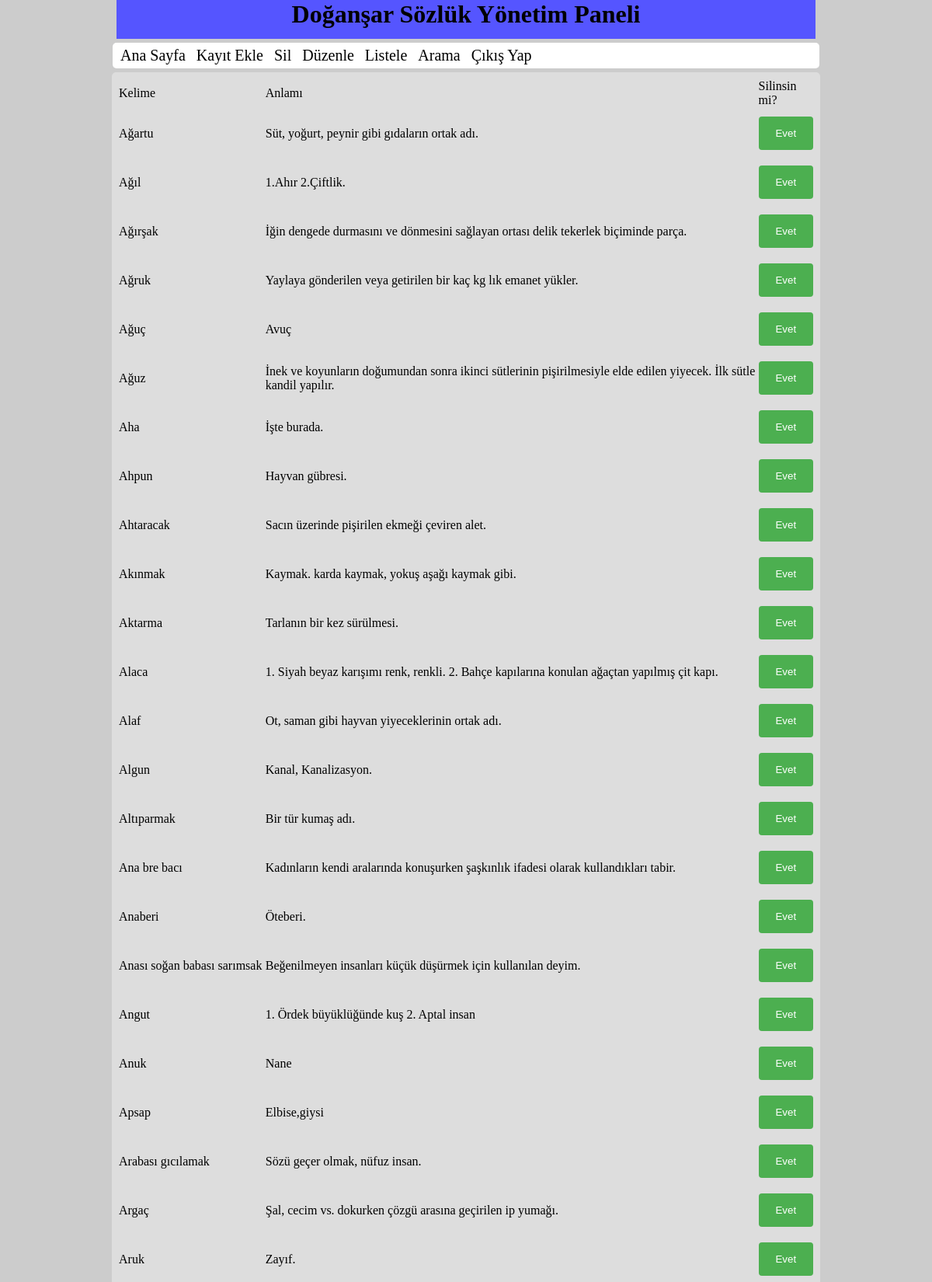
The app's page /yonetim.php?sayfa=sil (signed in, upper part) with its own data.
### tables this page shows
CREATE TABLE IF NOT EXISTS `icerik` (
  `pid` int(12) NOT NULL AUTO_INCREMENT,
  `kelime` varchar(123) NOT NULL,
  `anlam` varchar(250) NOT NULL,
  PRIMARY KEY (`pid`)
);

### sil.php (the view, shortened to what this page needs)
<?php
if ($_POST){
    $id=$_POST["pid"];
    $sor=mysql_query("delete from icerik where pid='$id'");
    if ($sor){
        echo "Kayıt silindi";
    }else{
	    echo "Kayıt Silinemedi";
    }
}else{
    $sorgu=mysql_query("select * from icerik order by kelime asc");
    echo '<table>';
    echo '<tr><td>Kelime</td><td>Anlamı</td><td>Silinsin mi?</td></tr>';
    $sayac=1;
    while($kayit=mysql_fetch_array($sorgu)){
	    echo '<form action="" method="post" name="form'.$sayac.'">';
    	echo '<tr>';
    	echo '<td>'.$kayit["kelime"].'</td>';
    	echo '<td>'.$kayit["anlam"].'</td>';
    	echo '<td><input type="submit" name="gonder" value="Evet"/></td>';
    	echo '</tr>';
    	echo '</form>';
        $sayac++;
    }
echo '</table>';
}
?>

### yonetim.php (shortened to what this page needs)
<!DOCTYPE html PUBLIC "-//W3C//DTD XHTML 1.0 Transitional//EN" "http://www.w3.org/TR/xhtml1/DTD/xhtml1-transitional.dtd">
<html xmlns="http://www.w3.org/1999/xhtml" xml:lang="en">
<head>
</head>
<body>
	<center><h1>Doğanşar Sözlük Yönetim Paneli</h1></center>
	<div id="menu">
		<a href="yonetim.php">Ana Sayfa</a>
		<a href="yonetim.php?sayfa=ekle">Kayıt Ekle</a>
		<a href="yonetim.php?sayfa=sil">Sil</a>
		<a href="yonetim.php?sayfa=duzenle">Düzenle</a>
		<a href="yonetim.php?sayfa=listele">Listele</a>
		<a href="yonetim.php?sayfa=arama">Arama</a>
		<a href="cikisyap.php">Çıkış Yap</a>
	</div>
	<div id="icerik">
	<?php
	$sayfa=@$_GET["sayfa"];
	switch($sayfa){
		case "sil";
			include("sil.php");
		break;
	}
	?>
	</div>
</body>
</html>

### yonetim.php (style rules this page uses)
body { margin:auto;background-color:#CCC; }
h1 { width:900px;margin:0px auto;height:50px;padding-top:0px;background-color:#5555FF; }
#menu { width:900px;margin:5px auto;background-color:#FFF; }
#menu a { text-decoration:none;font-size:20px;paddind:0px 7px;margin:0px 5px;color:#000; }
#icerik { width:900px;margin:5px auto;border:#ddd 1px solid; background-color:#ddd; }
input[type=submit] { width: 100%; background-color: #4CAF50; color: white; padding: 14px 20px; margin: 8px 0; border: none; border-radius: 4px; cursor: pointer; }
div { border-radius: 5px; background-color: #f2f2f2; padding: 5px; }

### records on screen
icerik: kelime "Ağartu", anlam "Süt, yoğurt, peynir gibi gıdaların ortak adı."
icerik: kelime "Ağıl", anlam "1.Ahır 2.Çiftlik."
icerik: kelime "Ağırşak", anlam "İğin dengede durmasını ve dönmesini sağlayan ortası delik tekerlek biçiminde parça."
icerik: kelime "Ağruk", anlam "Yaylaya gönderilen veya getirilen bir kaç kg lık emanet yükler."
icerik: kelime "Ağuç", anlam "Avuç"
icerik: kelime "Ağuz", anlam "İnek ve koyunların doğumundan sonra ikinci sütlerinin pişirilmesiyle elde edilen yiyecek. İlk sütle kandil yapılır."
icerik: kelime "Aha", anlam "İşte burada."
icerik: kelime "Ahpun", anlam "Hayvan gübresi."
icerik: kelime "Ahtaracak", anlam "Sacın üzerinde pişirilen ekmeği çeviren alet."
icerik: kelime "Akınmak", anlam "Kaymak. karda kaymak, yokuş aşağı kaymak gibi."
icerik: kelime "Aktarma", anlam "Tarlanın bir kez sürülmesi."
icerik: kelime "Alaca", anlam "1. Siyah beyaz karışımı renk, renkli. 2. Bahçe kapılarına konulan ağaçtan yapılmış çit kapı."
icerik: kelime "Alaf", anlam "Ot, saman gibi hayvan yiyeceklerinin ortak adı."
icerik: kelime "Algun", anlam "Kanal, Kanalizasyon."
icerik: kelime "Altıparmak", anlam "Bir tür kumaş adı."
icerik: kelime "Ana bre bacı", anlam "Kadınların kendi aralarında konuşurken şaşkınlık ifadesi olarak kullandıkları tabir."
icerik: kelime "Anaberi", anlam "Öteberi."
icerik: kelime "Anası soğan babası sarımsak", anlam "Beğenilmeyen insanları küçük düşürmek için kullanılan deyim."
icerik: kelime "Angut", anlam "1. Ördek büyüklüğünde kuş 2. Aptal insan"
icerik: kelime "Anuk", anlam "Nane"
icerik: kelime "Apsap", anlam "Elbise,giysi"
icerik: kelime "Arabası gıcılamak", anlam "Sözü geçer olmak, nüfuz insan."
icerik: kelime "Argaç", anlam "Şal, cecim vs. dokurken çözgü arasına geçirilen ip yumağı."
icerik: kelime "Aruk", anlam "Zayıf."
